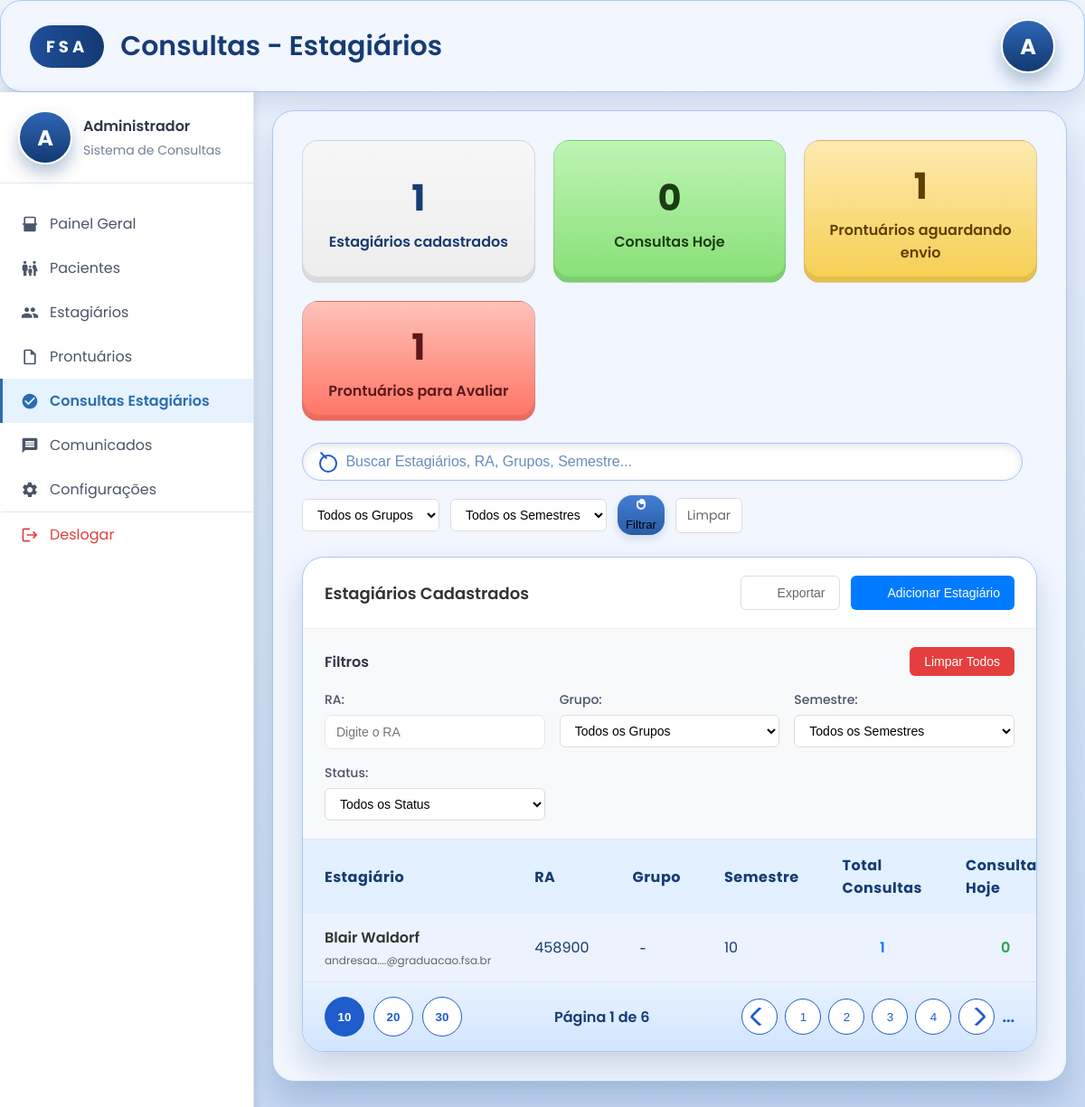
The page /admin/consultas (signed in) on the database its author committed.
### models.py (models this page shows, shortened)
class Estagiario(db.Model):
    id = db.Column(db.Integer, primary_key=True)
    nome = db.Column(db.String(100), nullable=False)
    data_nascimento = db.Column(db.Date, nullable=False)
    RA = db.Column(db.String(10), unique=True, nullable=False)  # Único
    cpf = db.Column(db.String(14), unique=True, nullable=False)  # Único
    telefone_aluno = db.Column(db.String(20), unique=True, nullable=False)  # Único
    emailfsa = db.Column(db.String(100), unique=True, nullable=False)  # Único entre todos
    curso_periodo = db.Column(db.String(50), nullable=False)
    senha = db.Column(db.String(200), nullable=False)
    agendamentos = db.relationship('Agendamento', backref='estagiario', lazy=True)
    disponibilidades = db.relationship('Disponibilidade', backref='estagiario', lazy=True)

### views.py (the view)
@app.route('/admin/consultas', methods=['GET'])
def admin_consultas_estagiarios():
    print("DEBUG: Acessando a rota /admin/consultas.")
    if 'logged_in' not in session or session.get('user_type') != 'mestre':
        flash('Acesso negado. Por favor, faça login como mestre.', 'error')
        return redirect(url_for('login'))
    termo_busca = request.args.get('busca', '').strip()
    filtro_grupo = request.args.get('grupo', '').strip()
    filtro_semestre = request.args.get('semestre', '').strip()
    query = Estagiario.query
    if termo_busca:
        query = query.filter(
            (Estagiario.nome.ilike(f"%{termo_busca}%")) |
            (Estagiario.RA.ilike(f"%{termo_busca}%")) |
            (Estagiario.emailfsa.ilike(f"%{termo_busca}%"))
        )
    estagiarios_db = query.all()
    hoje_inicio = datetime.datetime.combine(datetime.date.today(), datetime.time.min)
    hoje_fim = datetime.datetime.combine(datetime.date.today(), datetime.time.max)
    estagiarios_view = []
    for e in estagiarios_db:
        total_consultas = Agendamento.query.filter_by(estagiario_id=e.id).count()
        consultas_hoje = Agendamento.query.filter(
            Agendamento.estagiario_id == e.id,
            Agendamento.data_agendamento.isnot(None),
            Agendamento.data_agendamento >= hoje_inicio,
            Agendamento.data_agendamento <= hoje_fim
        ).count()
        semestre = ''
        if getattr(e, 'curso_periodo', None):
            try:
                import re
                match = re.search(r"(\d+)", str(e.curso_periodo))
                semestre = match.group(1) if match else ''
            except Exception:
                semestre = ''
        grupo = ''
        if filtro_grupo and grupo != filtro_grupo:
            continue
        if filtro_semestre and str(semestre) != str(filtro_semestre):
            continue
        estagiarios_view.append({
            'id': e.id,
            'nome': e.nome,
            'email': getattr(e, 'emailfsa', None),
            'ra': getattr(e, 'RA', None),
            'grupo': grupo or None,
            'semestre': str(semestre) if semestre else None,
            'consultas_count': total_consultas,
            'consultas_hoje': consultas_hoje,
        })
    total_estagiarios = len(estagiarios_view)
    consultas_hoje_total = sum(e['consultas_hoje'] for e in estagiarios_view)
    prontuarios_aguardando = Agendamento.query.filter_by(status='confirmado').count()
    prontuarios_avaliar = Agendamento.query.filter_by(status='concluido').count()
    grupos_disponiveis = ['A', 'B', 'C']
    semestres_disponiveis = [str(i) for i in range(1, 9)]
    context = {
        'estagiarios': estagiarios_view,
        'total_estagiarios': total_estagiarios,
        'consultas_hoje': consultas_hoje_total,
        'prontuarios_aguardando': prontuarios_aguardando,
        'prontuarios_avaliar': prontuarios_avaliar,
        'grupos_disponiveis': grupos_disponiveis,
        'semestres_disponiveis': semestres_disponiveis,
        'filtros_ativos': {
            'busca': termo_busca,
            'grupo': filtro_grupo,
            'semestre': filtro_semestre,
        }
    }
    return render_template('consultas_estagiarios.html', **context)

### templates/consultas_estagiarios.html (shortened to what this page needs)
<!DOCTYPE html>
<html lang="pt-BR">
  <head>
    <link rel="stylesheet" href="{{ url_for('static', filename='css/consultas_estagiarios.css') }}" />
    <link rel="stylesheet" href="https://cdnjs.cloudflare.com/ajax/libs/font-awesome/6.0.0/css/all.min.css">
  </head>
  <body>
    <div class="page-shell">
      <header class="header">
        <div class="brand">
          <div class="brand-logo">FSA</div>
          <h1>Consultas - Estagiários</h1>
        </div>
        <div class="user-avatar">A</div>
      </header>
      <div class="container">
        <div class="sidebar">
          <div class="sidebar-header">
            <div class="sidebar-user">
              <div class="user-avatar">A</div>
              <div class="user-info">
                <div class="user-name">Administrador</div>
                <div class="user-role">Sistema de Consultas</div>
              </div>
            </div>
          </div>
          <nav class="sidebar-nav">
            <a href="/aba_admin" class="nav-item">
              <svg xmlns="http://www.w3.org/2000/svg" viewBox="0 0 24 24" class="nav-icon">
                <path d="M3 13h1v7c0 1.1.9 2 2 2h12c1.1 0 2-.9 2-2v-7h1c.6 0 1-.4 1-1s-.4-1-1-1h-1V4c0-1.1-.9-2-2-2H6C4.9 2 4 2.9 4 4v7H3c-.6 0-1 .4-1 1s.4 1 1 1zM6 4h12v7H6V4z"/>
              </svg>
              <span>Painel Geral</span>
            </a>
            <a href="#" class="nav-item" onclick="mostrarPagina('pagina-pacientes')">
              <span>Pacientes</span>
            </a>
            <a href="#" class="nav-item" onclick="mostrarPagina('pagina-estagiarios')">
              <span>Estagiários</span>
            </a>
            <a href="#" class="nav-item" onclick="mostrarPagina('pagina-prontuarios')">
              <svg xmlns="http://www.w3.org/2000/svg" viewBox="0 0 24 24" class="nav-icon">
                <path d="M14 2H6c-1.1 0-2 .9-2 2v16c0 1.1.9 2 2 2h12c1.1 0 2-.9 2-2V8l-6-6zm4 18H6V4h7v5h5v11z"/>
              </svg>
              <span>Prontuários</span>
            </a>
            <a href="/admin/consultas" class="nav-item active">
              <svg xmlns="http://www.w3.org/2000/svg" viewBox="0 0 24 24" class="nav-icon">
                <path d="M12 2C6.48 2 2 6.48 2 12s4.48 10 10 10 10-4.48 10-10S17.52 2 12 2zm-2 15l-5-5 1.41-1.41L10 14.17l7.59-7.59L19 8l-9 9z"/>
              </svg>
              <span>Consultas Estagiários</span>
            </a>
            <a href="#" class="nav-item" onclick="mostrarPagina('pagina-comunicados')">
              <svg xmlns="http://www.w3.org/2000/svg" viewBox="0 0 24 24" class="nav-icon">
                <path d="M20 2H4c-1.1 0-1.99.9-1.99 2L2 22l4-4h14c1.1 0 2-.9 2-2V4c0-1.1-.9-2-2-2zm-2 12H6v-2h12v2zm0-3H6V9h12v2zm0-3H6V6h12v2z"/>
              </svg>
              <span>Comunicados</span>
            </a>
            <a href="#" class="nav-item" onclick="mostrarPagina('pagina-configuracoes')">
              <span>Configurações</span>
            </a>
            <a href="/logout" class="nav-item logout">
              <svg xmlns="http://www.w3.org/2000/svg" viewBox="0 0 24 24" class="nav-icon">
                <path d="M17 7l-1.41 1.41L18.17 11H8v2h10.17l-2.58 2.58L17 17l5-5zM4 5h8V3H4c-1.1 0-2 .9-2 2v14c0 1.1.9 2 2 2h8v-2H4V5z"/>
              </svg>
              <span>Deslogar</span>
            </a>
          </nav>
        </div>
        <div class="content">
          <main class="dashboard">
        <section class="summary" aria-label="Indicadores principais">
          <article class="summary-card neutral">
            <span class="summary-value">{{ total_estagiarios }}</span>
            <span class="summary-label">Estagiários cadastrados</span>
          </article>
          <article class="summary-card success">
            <span class="summary-value">{{ consultas_hoje }}</span>
            <span class="summary-label">Consultas Hoje</span>
          </article>
          <article class="summary-card warning">
            <span class="summary-value">{{ prontuarios_aguardando }}</span>
            <span class="summary-label">Prontuários aguardando envio</span>
          </article>
          <article class="summary-card danger">
            <span class="summary-value">{{ prontuarios_avaliar }}</span>
            <span class="summary-label">Prontuários para Avaliar</span>
          </article>
        </section>
        <section class="search-bar" aria-label="Busca e ações">
          <form method="GET" class="search-form">
            <div class="search-input">
              <span class="icon icon-search" aria-hidden="true"></span>
              <input
                type="search"
                name="busca"
                placeholder="Buscar Estagiários, RA, Grupos, Semestre..."
                aria-label="Buscar estagiários"
                value="{{ filtros_ativos.busca if filtros_ativos.busca else '' }}"
              />
            </div>
            <div class="filter-controls">
              <select name="grupo" class="filter-select">
                <option value="">Todos os Grupos</option>
              </select>
              <select name="semestre" class="filter-select">
                <option value="">Todos os Semestres</option>
              </select>
              <button type="submit" class="filter-button" aria-label="Aplicar filtros">
                <span class="icon icon-filter" aria-hidden="true"></span>
                Filtrar
              </button>
              <a href="/admin/consultas" class="clear-filters" aria-label="Limpar filtros">Limpar</a>
            </div>
          </form>
        </section>
        <section class="table-card" aria-label="Tabela de estagiários">
          <div class="table-header">
            <h2>Estagiários Cadastrados</h2>
            <div class="table-actions">
              <button type="button" class="btn btn-outline" onclick="exportarDados()">
                <span class="icon icon-download" aria-hidden="true"></span>
                Exportar
              </button>
              <button type="button" class="btn btn-primary" onclick="adicionarEstagiario()">
                <span class="icon icon-plus" aria-hidden="true"></span>
                Adicionar Estagiário
              </button>
            </div>
          </div>
          <div class="filters-section">
            <div class="filters-header">
              <h3>Filtros</h3>
              <button type="button" class="clear-all-filters" onclick="limparTodosFiltros()">
                Limpar Todos
              </button>
            </div>
            <div class="filters-grid">
              <div class="filter-group">
                <label for="filter-ra">RA:</label>
                <input type="text" id="filter-ra" class="filter-input" placeholder="Digite o RA">
              </div>
              <div class="filter-group">
                <label for="filter-grupo">Grupo:</label>
                <select id="filter-grupo" class="filter-select">
                  <option value="">Todos os Grupos</option>
                </select>
              </div>
              <div class="filter-group">
                <label for="filter-semestre">Semestre:</label>
                <select id="filter-semestre" class="filter-select">
                  <option value="">Todos os Semestres</option>
                </select>
              </div>
              <div class="filter-group">
                <label for="filter-status">Status:</label>
                <select id="filter-status" class="filter-select">
                  <option value="">Todos os Status</option>
                </select>
              </div>
            </div>
          </div>
          <table>
            <thead>
              <tr>
                <th scope="col">Estagiário</th>
                <th scope="col">RA</th>
                <th scope="col">Grupo</th>
                <th scope="col">Semestre</th>
                <th scope="col">Total Consultas</th>
                <th scope="col">Consultas Hoje</th>
              </tr>
            </thead>
            <tbody>
              {% for estagiario in estagiarios %}
              <tr>
                <td data-label="Estagiário">
                  <div class="estagiario-info">
                    <div class="estagiario-nome">{{ estagiario.nome }}</div>
                    <div class="estagiario-email">{{ estagiario.email }}</div>
                  </div>
                </td>
                <td data-label="RA">{{ estagiario.ra }}</td>
                <td data-label="Grupo">
                  {% if estagiario.grupo %}
                  <span class="grupo-badge grupo-{{ estagiario.grupo|lower }}">{{ estagiario.grupo }}</span>
                  {% else %}
                  <span class="grupo-badge">-</span>
                  {% endif %}
                </td>
                <td data-label="Semestre">{{ estagiario.semestre if estagiario.semestre else '-' }}</td>
                <td data-label="Total Consultas" class="consultations">{{ estagiario.consultas_count }}</td>
                <td data-label="Consultas Hoje" class="consultations-today">{{ estagiario.consultas_hoje }}</td>
              </tr>
              {% endfor %}
            </tbody>
          </table>
          <footer class="table-footer">
            <div class="page-size" role="group" aria-label="Quantidade por página">
              <button type="button" class="size-option">10</button>
              <button type="button" class="size-option">20</button>
              <button type="button" class="size-option">30</button>
            </div>
            <span class="pagination-label">Página 1 de 6</span>
            <nav class="pagination" aria-label="Paginação">
              <button type="button" class="page prev" aria-label="Página anterior">
                <span class="icon icon-prev" aria-hidden="true"></span>
              </button>
              <button type="button" class="page number">1</button>
              <button type="button" class="page number">2</button>
              <button type="button" class="page number">3</button>
              <button type="button" class="page number">4</button>
              <button type="button" class="page next" aria-label="Próxima página">
                <span class="icon icon-next" aria-hidden="true"></span>
              </button>
              <span class="ellipsis">...</span>
            </nav>
          </footer>
        </section>
          </main>
        </div>
      </div>
    </div>
  </body>
</html>

### templates/consultas_estagiarios.html (style rules this page uses)
.search-form { display: flex; flex-direction: column; gap: 16px; }
.filter-controls { display: flex; gap: 12px; align-items: center; flex-wrap: wrap; }
.filter-select { padding: 8px 12px; border: 1px solid #ddd; border-radius: 6px; background: white; font-size: 14px; min-width: 150px; }
.clear-filters { color: #666; text-decoration: none; font-size: 14px; padding: 8px 12px; border: 1px solid #ddd; border-radius: 6px; background: white; transition: all 0.2s; }
.table-header { display: flex; justify-content: space-between; align-items: center; padding: 20px 24px; border-bottom: 1px solid #f0f0f0; }
.table-header h2 { font-size: 18px; font-weight: 600; color: #333; margin: 0; }
.table-actions { display: flex; gap: 12px; }
.btn { padding: 10px 16px; border: none; border-radius: 6px; font-weight: 500; cursor: pointer; transition: all 0.2s; display: inline-flex; align-items: center; justify-content: center; gap: 8px; text-decoration: none; font-size: 14px; }
.btn-primary { background: #007bff; color: white; }
.btn-outline { background: transparent; border: 1px solid #ddd; color: #666; }
.estagiario-info { display: flex; flex-direction: column; gap: 4px; }
.estagiario-nome { font-weight: 600; color: #333; }
.estagiario-email { font-size: 12px; color: #666; }
.grupo-badge { padding: 4px 8px; border-radius: 12px; font-size: 12px; font-weight: 600; text-transform: uppercase; }
.consultations { text-align: center; font-weight: 600; color: #007bff; }
.consultations-today { text-align: center; font-weight: 600; color: #28a745; }
.icon { width: 16px; height: 16px; fill: currentColor; }

### rows shown on the page
Estagiario: nome "Blair Waldorf", email "andresaa....@graduacao.fsa.br", ra "458900", semestre "10", consultas_count "1", consultas_hoje "0"

### other values the page prints
{{ total_estagiarios }} "1"
{{ consultas_hoje }} "0"
{{ prontuarios_aguardando }} "1"
{{ prontuarios_avaliar }} "1"
